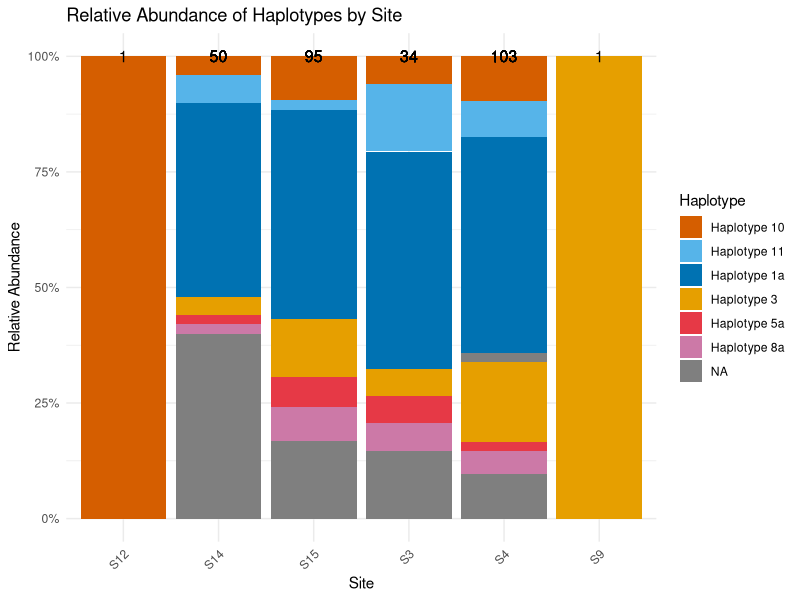

Write the R code that produced this figure.
## ---- chunk 1
library(tidyverse)

## ---- chunk 2
sample.info <- read.csv("Data/sample.info.csv")

data <- read.csv("Data/Haplotype_data.csv", na.strings = "NA")

data <- left_join(data, sample.info, by="Sample.ID")

str(data)

cols <- cbind.data.frame(Haplotype = factor(c("Haplotype 10",
                                            "Haplotype 1a",
                                            "Haplotype 3",
                                            #"P. grandis",
                                            "Haplotype 11",
                                            "Haplotype 5a",
                                            "Haplotype 8a")),
                         Color = c("#D55E00",
                                   "#0072B2",
                                   "#E69F00",
                                   "#56B4E9",
                                   #"#009E73",
                                   "#e63946",
                                   "#CC79A7"))
                                   
color_mapping <- setNames(cols$Color, cols$Haplotype)


## ---- chunk 3
relative_abundance <- data %>%
  group_by(Site, Haplotype) %>%
  summarise(count = n(), .groups = 'drop') %>%  # Count occurrences of each haplotype
  group_by(Site) %>%
  mutate(relative_abundance = count / sum(count)) %>%
  filter(!Site=="NA")


# Calculate sample sizes and add to relative_abundance
sample_sizes <- data %>%
  group_by(Site) %>%
  summarise(sample_size = n(), .groups = 'drop')

# Join sample sizes with relative abundance data
relative_abundance <- relative_abundance %>%
  left_join(sample_sizes, by = "Site")

# Create the bar plot with sample sizes
ggplot(relative_abundance, aes(x = Site, y = relative_abundance, fill = Haplotype)) +
  geom_bar(stat = "identity", position = "stack") +  # Use stacked bars
  geom_text(aes(label = sample_size , y = 1), 
            color = "black", 
            size = 4) +  # Adjust the size as needed
  labs(title = "Relative Abundance of Haplotypes by Site",
       x = "Site",
       y = "Relative Abundance") +
  theme_minimal() +  # Clean theme
  scale_y_continuous(labels = scales::percent) +  # Convert y-axis to percentage
  scale_fill_manual(values = color_mapping) +  # Set the fill colors
  theme(axis.text.x = element_text(angle = 45, hjust = 1))  # Rotate x-axis labels for better visibility







